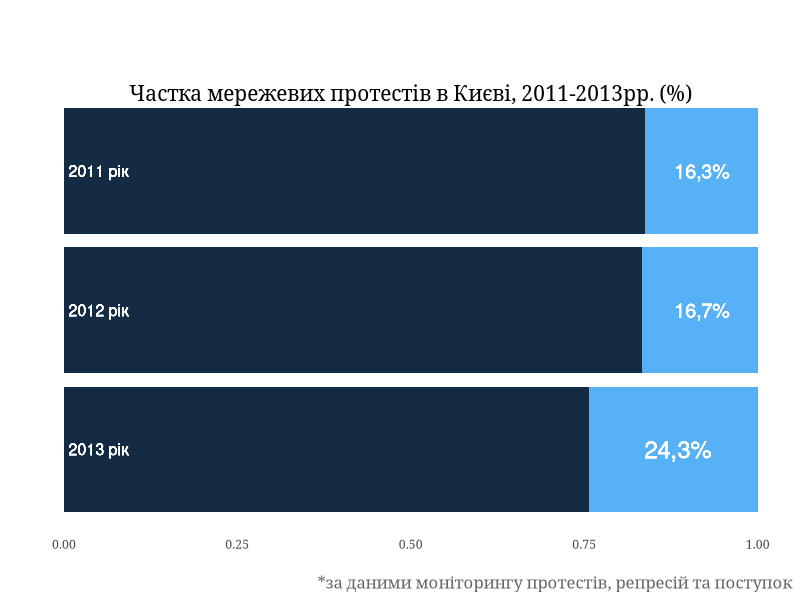
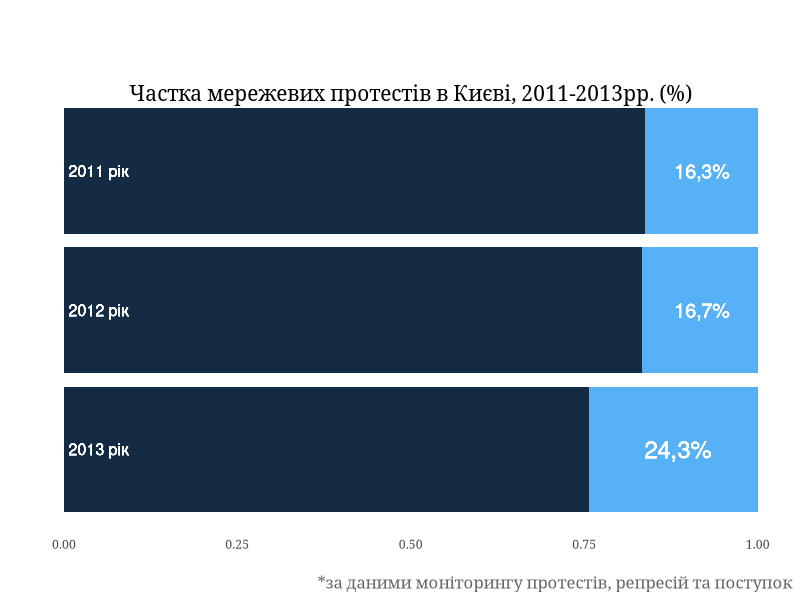

R code for these plots, in order:
library(ggplot2)
Sys.setlocale(category ="LC_ALL", locale = "Ru_Ru") # чтобы работать с кириллицей
dat1 <- read.csv2("barplot.csv") # загрузить массив
dat1$year <- factor(dat1$year, levels = c("2013", "2012", "2011")) # превращаем в фактор переменную для оси х, выстраиваем порядок 

ggplot(dat1, aes(x = year, y = protests, fill = net.protest))+ # fill - выбираем переменную, которая разбивает столбики на части
  geom_col(position = "fill") + # уточняем, что это столбиковая нормированная с накоплением (fill)
  coord_flip() + # разворачиваем график горизонтально
  theme_minimal() + # упрощаем себе жизнь, выбирая тему
  geom_text(aes(label="16,3%", x = 3, y = 0.92), color="white", size = 5) + # добавляем подписи
  geom_text(aes(label="16,7%", x = 2, y = 0.92), color="white", size = 5) + # определяя их озиции по х и у
  geom_text(aes(label="24,3%", x = 1, y = 0.885), color="white", size = 6) + 
  geom_text(aes(label="2011 рік", x = 3, y = 0.05), color="white", size = 4) + 
  geom_text(aes(label="2012 рік", x = 2, y = 0.05), color="white", size = 4) + 
  geom_text(aes(label="2013 рік", x = 1, y = 0.05), color="white", size = 4) + 
  labs(x = "", y = "", # убираем названия осей
       title = "\nЧастка мережевих протестів в Києві, 2011-2013рр. (%)\n", # добавляем название графика
       caption = "*за даними моніторингу протестів, репресій та поступок")+ # подпись внизу
  theme(panel.grid.major = element_blank(), # убираем основные линии сетки
        panel.grid.minor = element_blank(), # убираем второстепенные линии сетки
        axis.text.y = element_blank(), # убираем подписи оси у
        legend.position = "none", # без легенды
        plot.caption = element_text(size = 12, margin = margin(t=5), # margin - 5 условных отступов сверху
                                    color = "grey40"), # цвет текста
        plot.title = element_text(size = 15, margin = margin(b=10), # margin - 10 условных отступов снизу
                                  hjust = 0.5, vjust=-10), # определяем положение по горизонтали и вертикали
        text = element_text(family = "Georgia")) # меняем шрифт графика

# сохраняем последний плот
ggsave("barplot.png")



installed.packages()
